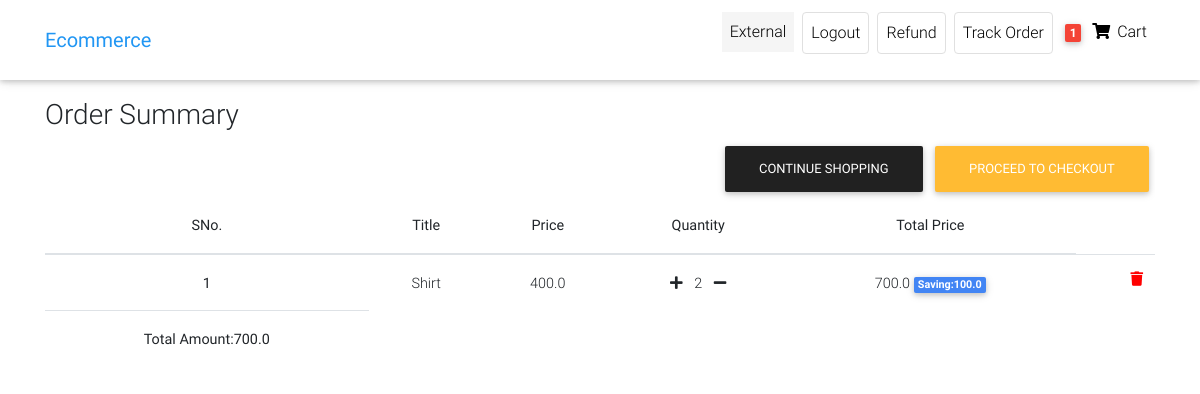
/order-summary (signed in), run on the app's committed database.
### front/models.py (models this page shows, shortened)
class Customer(AbstractUser):#Users is customer here
    phone=models.CharField(max_length=12,default="")
    gender=models.CharField(max_length=15,default="")
    user_address=models.CharField(max_length=50,default="")

class Order(models.Model):
    user=models.ForeignKey(Customer,on_delete=models.CASCADE)
    ref_code=models.CharField(max_length=20,blank=True,null=True)
    items=models.ManyToManyField(OrderItem)
    start_date = models.DateTimeField(auto_now_add=True)
    ordered_date=models.DateField()
    ordered=models.BooleanField(default=False)#it check whether has been ordered or not
    billing_address=models.ForeignKey('Address',related_name='billing_address',on_delete=models.SET_NULL,blank=True,null=True)
    shipping_address=models.ForeignKey('Address',related_name='shipping_address',on_delete=models.SET_NULL,blank=True,null=True)
    payment_detail=models.ForeignKey('Payments',on_delete=models.SET_NULL,blank=True,null=True)
    coupon=models.ForeignKey('Coupon',on_delete=models.SET_NULL,blank=True,null=True)
    being_delivered=models.BooleanField(default=False)#deliver hogaya
    received=models.BooleanField(default=False)#order hmne receive karliya
    order_status=models.CharField(choices=status,max_length=10,default='Pe')
    refund_requested=models.BooleanField(default=False)
    refund_granted=models.BooleanField(default=False)
    def total_amount(self):
        total=0
        for order_item in self.items.all():
            total += order_item.get_final_price()
        if self.coupon:
            total-=self.coupon.amount
        return total

class OrderItem(models.Model):
    user=models.ForeignKey(Customer,on_delete=models.CASCADE,null=True,blank=True)
    ordered=models.BooleanField(default=False)
    item=models.ForeignKey(Item,on_delete=models.CASCADE)
    quantity=models.IntegerField(default=1)
    def get_total_item_price(self):
        totalprice=self.item.price * self.quantity
        return totalprice
    def get_total_item_discount_price(self):
        if self.item.discount_price:
            totalprice=self.item.discount_price * self.quantity
            return totalprice
        else:
            return self.get_total_item_price()
    def get_saved_amount(self):
        total_amount=self.get_total_item_price() - self.get_total_item_discount_price()
        return total_amount
    def get_final_price(self):
        if self.get_total_item_discount_price():
            return self.get_total_item_discount_price()
        return self.get_total_item_price()

class Item(models.Model):
    title=models.CharField(max_length=50)
    price=models.FloatField()
    discount_price=models.FloatField(blank=True,null=True)
    category=models.CharField(choices=CATEGORY_CHOICES,max_length=2)
    label=models.CharField(choices=LABEL_CHOICES,max_length=1)
    slug=models.SlugField()
    description=models.TextField()
    image=models.ImageField(upload_to='Images',null=True,blank=True)

### front/views.py (the view)
# urls.py: path('order-summary', OrderSummary.as_view(),name="order-summary"),
class OrderSummary(LoginRequiredMixin,View):
    def get(self,args,**kwargs):
        try:
            order=Order.objects.filter(user=self.request.user,ordered=False)
            empty=len(order)
            context={'orders':order,'empty':empty}
            return render(self.request,'Ecommerce/order_summary.html',context)
        except ObjectDoesNotExist:
            messages.success(self.request,"You donot have active order")
            return redirect("/")

### front/templatetags/cart_template_tags.py (called while the page is built)
@register.filter
def cart_item_count(user):
    if user.is_authenticated:
        qs=Order.objects.filter(user=user,ordered=False)
        if qs.exists():
            return qs[0].items.count()
    return 0

### front/templates/Ecommerce/order_summary.html (shortened to what this page needs)
{% extends 'Ecommerce/home-page.html' %}
{% load cart_template_tags %}
{% load static %}
{% block body %}
<nav class="navbar fixed-top navbar-expand-lg navbar-light white scrolling-navbar">
    <div class="container">
      <a class="navbar-brand waves-effect" href="/" >
        <strong class="blue-text">Ecommerce</strong>
      </a>
      <div class="collapse navbar-collapse" id="navbarSupportedContent">
        <ul class="navbar-nav nav-flex-icons">
          {% if request.user.is_authenticated %}
          <li class="nav-item mx-1">
            <p class="nav-link waves-effect "
            style="background-color:whitesmoke;"
             >
              {{request.user.first_name}}
          </p>
          </li>
          <li class="nav-item mx-1">
            <a href="{% url 'account_logout' %}" class="nav-link border border-light rounded waves-effect"
             >
              Logout
            </a>
          </li>
          <li class="nav-item mx-1">
            <a href="{% url 'request-refund' %}" class="nav-link border border-light rounded waves-effect"
             >
              Refund
            </a>
          </li>
          <li class="nav-item mx-1">
            <a href="{% url 'track-order' %}" class="nav-link border border-light rounded waves-effect"
            >
              Track Order
            </a>
          </li>
          {% endif %}
          {% if user.is_authenticated %}
          <li class="nav-item">
            <a href="{% url 'order-summary' %}" class="nav-link waves-effect">
              <span class="badge red z-depth-1 mr-1"> {{request.user|cart_item_count}} </span>
              <i class="fas fa-shopping-cart"></i>
              <span class="clearfix d-none d-sm-inline-block"> Cart </span>
            </a>
          </li>
          {% endif %}
        </ul>
      </div>
    </div>
  </nav>
    <div class="container" style="margin-top: 90px;">
        <div class="table-responsive">
            <h3 class="mt-2">Order Summary</h3>
            <table class="table  mt-4 text-center">
                {% if not empty %}
                    <tr>
                        <td><img src="{% static 'empty_cart.png' %}"><br>Your cart is empty</td>
                        <a class="btn btn-dark float-right" href="/">Continue Shopping</a>
                    </tr>
                {% else %}
                    <thead>
                        <tr>
                            <th scope="col">SNo.</th>
                            <th scope="col">Title</th>
                            <th scope="col">Price</th>
                            <th scope="col">Quantity</th>
                            <th scope="col">Total Price</th>
                        </tr>
                    </thead>
                    <tbody>
                        {% for order in orders %}
                            {% for object in order.items.all %}
                                <tr>
                                    <th scope="row">{{ forloop.counter }}</th>
                                    <td>{{ object.item.title }}</td>
                                    <td>{{ object.item.price }}</td>
                                    <td>
                                        <a href="{% url 'add-to-cart' object.item.slug %}"> <i class="fas fa-plus mr-2"></i></a>
                                        {{ object.quantity }}
                                        <a href="{% url 'remove-single-item-from-cart' object.item.slug %}"><i class="fas fa-minus ml-2"></i>
                                    </td>
                                <td>
                                    {% if object.get_total_item_discount_price %}
                                        {{ object.get_total_item_discount_price }}
                                        <span class="badge badge-primary">Saving:{{ object.get_saved_amount }}</span>
                                    {% else %}
                                        {{ object.get_total_item_price }}
                                    {% endif %}
                                </td>
                                <td>
                                    <a style="color:red;"
                                       href="{% url 'remove-from-cart' object.item.slug %}"><i class="fas fa-trash float-right"></i<a />
                                </td>
                            </tr>
                        {% endfor %}
                        <tr>
                            <td>
                                <b>Total Amount:{{ order.total_amount }}</b>
                            </td>
                        </tr>
                        {% if order.total_amount %}
                            <a class="btn btn-warning float-right" href="{% url 'check_out' %}">Proceed To Checkout</a>
                            <a class="btn btn-dark float-right" href="/">Continue Shopping</a>
                        {% endif %}
                    {% endfor %}
                </tbody>
            {% endif %}
        </table>
    </div>
</div>
{% endblock body %}

### front/templates/Ecommerce/home-page.html (style rules this page uses)
html, body, header, .carousel { height: 60vh; }

### data on the page
Customer: user.first_name "External", user|cart_item_count "1"
Order: total_amount "700.0", shows "PROCEED TO CHECKOUT"
OrderItem: item "Shirt", item.price "400.0", quantity "2", get_total_item_discount_price "700.0", get_saved_amount "100.0"
